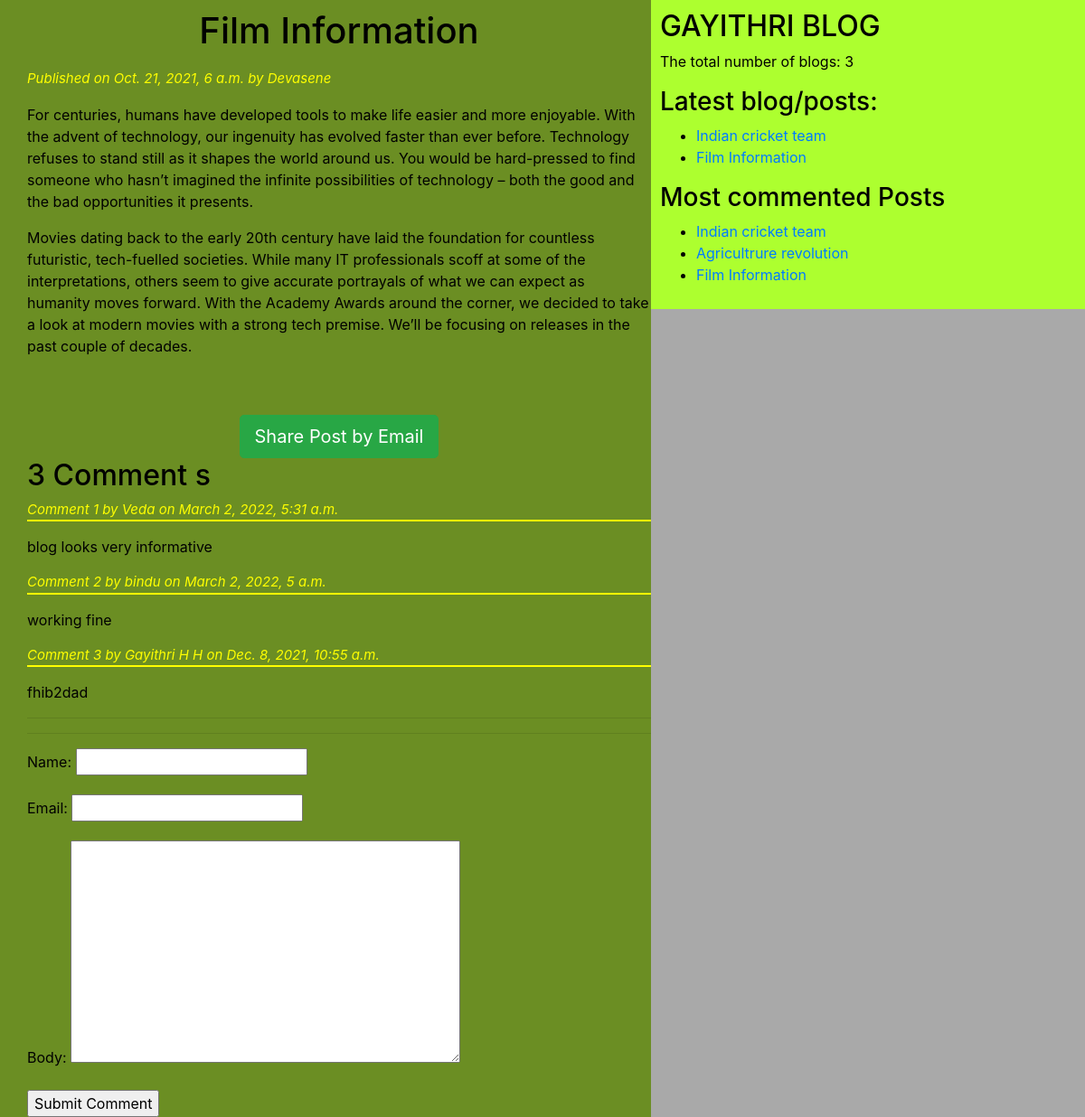
The app's page /2021/10/21/film-information/ with its own data.
### blogapp/models.py (models this page shows, shortened)
class Post(models.Model):
	STATUS_CHOICES = (('draft', 'Draft'), ('published', 'Published'))
	title = models.CharField(max_length=50)
	slug = models.SlugField(max_length=50,unique_for_date='publish')
	author = models.ForeignKey(User, related_name='blog_posts', on_delete = models.CASCADE)
	body = models.TextField()
	publish = models.DateTimeField(default = timezone.now)
	created = models.DateTimeField(auto_now_add=True)
	updated = models.DateTimeField(auto_now=True)
	status = models.CharField(max_length=50, choices=STATUS_CHOICES, default='draft')
	objects = CustomManager()
	tags = TaggableManager()
	class Meta:
		ordering = ('-publish',)
	def get_absolute_url(self):
		return reverse('post_detail',args=[self.publish.year, self.publish.strftime('%m'), self.publish.strftime('%d'),self.slug])

class Comment(models.Model):
	post = models.ForeignKey(Post, related_name='comments', on_delete=models.CASCADE)
	name = models.CharField(max_length=50)
	email = models.EmailField()
	body = models.TextField()
	created = models.DateTimeField(auto_now_add=True)
	updated = models.DateTimeField(auto_now=True)
	active = models.BooleanField(default=True)
	class Meta:
		ordering = ('-created',)

### blogapp/views.py (the view)
# urls.py: re_path(r'^(?P<year>\d{4})/(?P<month>\d{2})/(?P<day>\d{2})/(?P<post>[-\w]+)/$', views.post_detail_view, name='post_detail'),
def post_detail_view(request,year,month,day,post):
	post=get_object_or_404(Post,slug=post,status='published',publish__year=year, publish__month=month, publish__day=day)
	comments = post.comments.filter(active=True)
	csubmit = False
	if request.method == 'POST':
		form = CommentForm(request.POST)
		if form.is_valid():
			new_comment = form.save(commit=False)
			new_comment.post = post
			new_comment.save()
			csubmit = True
	else:
		form = CommentForm()
	my_dict = {'post':post, 'form':form, 'csubmit':csubmit, 'comments':comments}
	return render(request=request, template_name='blogapp/post_detail.html', context=my_dict)

### blogapp/forms.py
class CommentForm(forms.ModelForm):
	class Meta:
		model = Comment
		fields = ('name','email','body')

### blogapp/models.py (called while the page is built)
	def get_queryset(self):
		return super().get_queryset().filter(status='published')

### blogapp/templatetags/blog_tags.py (called while the page is built)
@register.simple_tag(name='my_tag')
def total_posts():
	return Post.objects.count()

@register.inclusion_tag('blogapp/latest_posts.html')
def show_latest_posts():
	latest_posts = Post.objects.order_by('-publish')[:2]
	return {'latest_posts':latest_posts}

@register.simple_tag()
def get_most_commented_posts(count=3):
	return Post.objects.annotate(total_comments=Count('comments')).order_by('total_comments')[:count]

### templates/blogapp/post_detail.html (shortened to what this page needs)
{% extends "blogapp/base.html" %}
{% block content_block %}
   <h1> {{ post.title }} </h1>
      <p id="date"> Published on {{ post.publish }} by {{ post.author|title }} </p>
        {{ post.body|linebreaks }}
      <br><br>
      <div class="container" align="center">
        <a href="/{{ post.id }}/share" class="btn btn-lg btn-success">Share Post by Email </a>
      </div>
      {% with comments.count as comments_count %}
         <h2>{{ comments_count }} Comment {{ comments_count|pluralize }}</h2>
      {% endwith %}
      {% if comments %}
         {% for comment in comments  %}
            <p id="ch"> Comment {{ forloop.counter }} by {{ comment.name }} on {{ comment.created }}</p>
            <div class="cb">
               {{ comment.body|linebreaks }}
            </div>
         {% endfor %}
      <hr><hr>
      {% else %}
      <p> There are no comments Yet!!! </p>
      {% endif %}
      {% if csubmit %}
         <h2> Your Comment added successfully</h2>
      {% else %}
         <form method = "post">
            {{ form.as_p }}
            <input type="submit" name="" value="Submit Comment">
         </form>
      {% endif %}
{% endblock content_block %}

### templates/blogapp/base.html (shortened to what this page needs)
<!DOCTYPE html>
{% load static %}
{% load blog_tags %}
<html lang="en" dir="ltr">
<head>
	<link rel="stylesheet" href="https://maxcdn.bootstrapcdn.com/bootstrap/4.0.0/css/bootstrap.min.css">
	<link rel="stylesheet" type="text/css" href= "{% static "blogapp/css/blogapp.css" %}">
</head>
<body>
	<div class="content">
		{% block content_block %}
		{% endblock content_block %}
	</div>
	<div class="sidebar">
		<h2> GAYITHRI BLOG </h2>
		<p> The total number of blogs: <span id='pcount'> {% my_tag %}	</span></p>
		<h3> Latest blog/posts: </h3> {% show_latest_posts %}
		<h3>Most commented Posts </h3>
		{% get_most_commented_posts as m_c_p %}
		<ul>
			{% for post in m_c_p  %}
			 <li> <a href="{{ post.get_absolute_url }}"> {{ post.title }}</a></li>
			{% endfor %}
		</ul>
	</div>
</body>
</html>

### templates/blogapp/latest_posts.html
<ul>
	{% for post in latest_posts  %}
	 <li><a href="{{ post.get_absolute_url }}">{{ post.title }}</a></li>
	{% endfor %}
</ul>

### statics/blogapp/css/blogapp.css (style rules this page uses)
.content { width: 60%; float: left; padding: 10px 0 0 30px; background: olivedrab; height: 100%; }
.sidebar { width: 40%; float: right; padding: 10px; background: greenyellow; height: 100%; }
h1 { text-align: center; border: 1px pink; padding-bottom: 10px; }
body { color: black; background: darkgrey; }
#date { color: yellow; font-size: 15px; font-style: italic; }
#ch { color: yellow; font-size: 15px; font-style: italic; border-bottom: 2px solid yellow; }

### records on screen
Post: title "Film Information", publish "Oct. 21, 2021, 6 a.m.", author "Devasene", body "For centuries, humans have developed tools to make life easier and more enjoyable. With the advent of technology, our ingenuity has evolved faster than ever before. Technology refuses to stand still as it shapes the world around us. You would be hard-pressed to find someone who hasn’t imagined the infinite possibilities of technology – both the good and the bad opportunities it presents. Movies dating back to the early 20th century have laid the foundation for countless futuristic, tech-fuelled societies. While many IT professionals scoff at some of the interpretations, others seem to give accurate portrayals of what we can expect as humanity moves forward. With the Academy Awards around…"
Comment: name "Veda", created "March 2, 2022, 5:31 a.m.", body "blog looks very informative"
Comment: name "bindu", created "March 2, 2022, 5 a.m.", body "working fine"
Comment: name "Gayithri H H", created "Dec. 8, 2021, 10:55 a.m.", body "fhib2dad"
Post: title "Indian cricket team"
Post: title "Agricultrure revolution"

### other values on screen
{{ comments_count }} "3"
